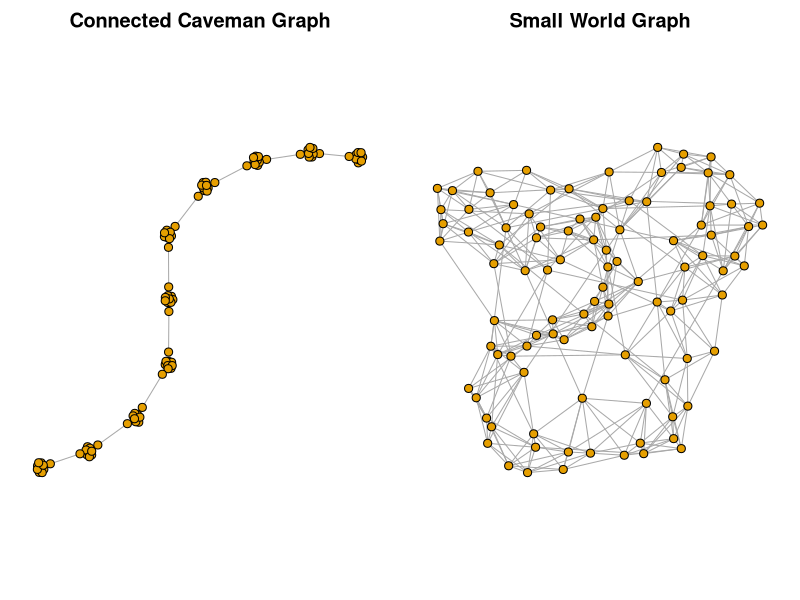

Generate this figure with R:
# Generate a connected caveman graph with 10 cliques, each with
# 10 nodes. Generate a small world graph with 100 nodes, each
# connected to 8 of their neighbors. Add shortcuts for each edge
# with probability of .05. The two graphs have approximately the
# same number of edges. Compare their clustering coefficients and
# their average path lengths.

library(here)
library(igraph)

##################### Making graphs #####################
# g_cave <- make_connected_caveman(10, 10) # Error at this line, but 

# Parameters
num_cliques <- 10
clique_size <- 10

# Create empty graph
g_cave <- make_empty_graph(n = 0, directed = FALSE)

# Add cliques one by one
for (i in 0:(num_cliques-1)) {
  # Each clique's nodes
  nodes <- (i*clique_size + 1):((i+1)*clique_size)
  clique <- make_full_graph(clique_size)
  # Relabel the clique to correct node numbers
  clique <- set_vertex_attr(clique, "name", value=as.character(nodes))
  # Union with the main graph
  g_cave <- g_cave %u% clique
}

# Connect each clique to the next by rewiring one edge
for (i in 1:(num_cliques-1)) {
  g_cave <- add_edges(g_cave, c(i*clique_size, i*clique_size + 1))
}

# last graph 
g_sw <- sample_smallworld(dim=1, size=100, nei=4, p=0.05)

#####################               #####################

# Solution 

# Edge counting (for comparison)
cat("Caveman edges:", ecount(g_cave), "\n")
cat("Small world edges:", ecount(g_sw), "\n")

# Clustering coefficients
cc_cave <- transitivity(g_cave, type="global")
cc_sw   <- transitivity(g_sw, type="global")

# Average path lengths
apl_cave <- average.path.length(g_cave)
apl_sw   <- average.path.length(g_sw)

cat("Caveman clustering coefficient:", cc_cave, "\n")
cat("Small world clustering coefficient:", cc_sw, "\n")
cat("Caveman average path length:", apl_cave, "\n")
cat("Small world average path length:", apl_sw, "\n")

################################################################################
# Optional:
# Plotting both graphs side by side

par(mfrow=c(1,2), mar=c(1,1,2,1))
plot(g_cave,
     vertex.size=5,
     vertex.label=NA,
     edge.arrow.size=0.5,
     layout=layout_with_fr,
     main="Connected Caveman Graph")
plot(g_sw,
     vertex.size=5,
     vertex.label=NA,
     edge.arrow.size=0.5,
     layout=layout_with_fr,
     main="Small World Graph")
par(mfrow=c(1,1))
################################################################################